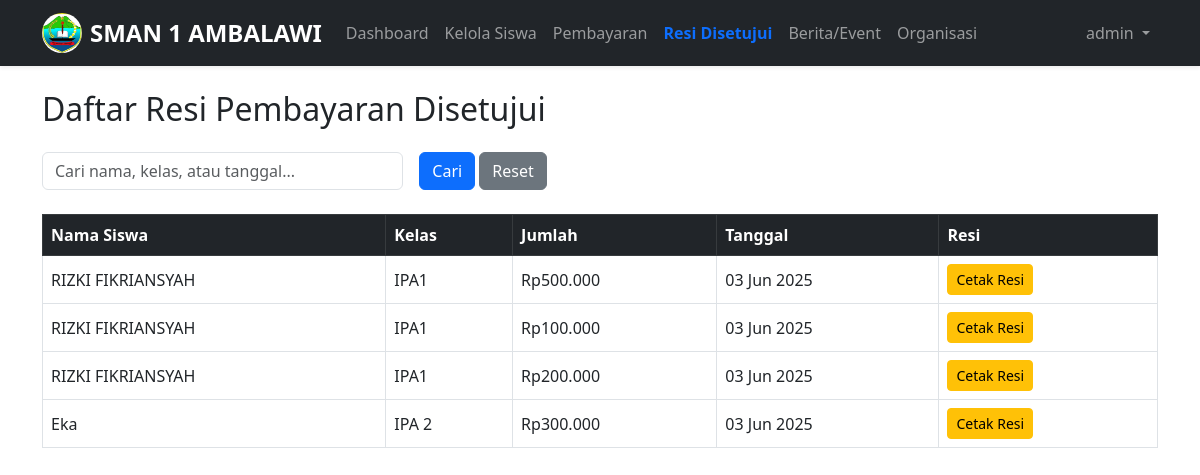
Page /admin/daftar_resi.php (signed in) on the earlier database version.
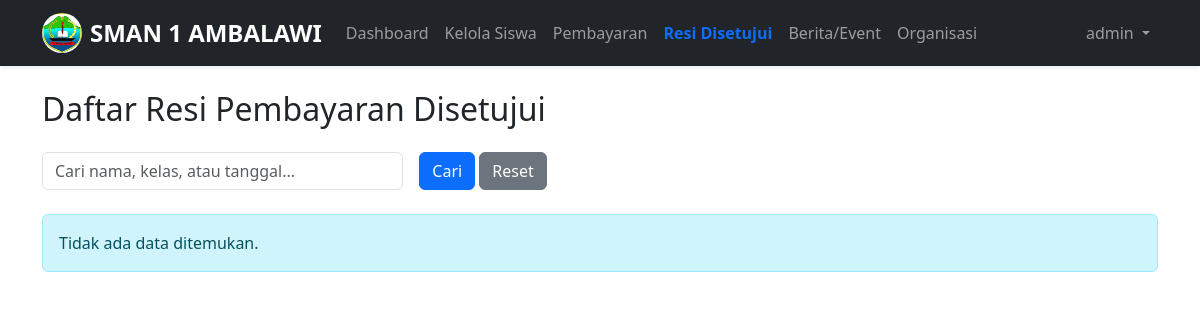
Same page on the later database version.
### tables this page shows
CREATE TABLE `pembayaran` (
  `id` int(11) NOT NULL,
  `siswa_id` int(11) NOT NULL,
  `semester` varchar(20) DEFAULT NULL,
  `jumlah` double NOT NULL,
  `tanggal_pembayaran` date NOT NULL,
  `bukti_resi` varchar(255) NOT NULL,
  `status` enum('menunggu','disetujui','ditolak') DEFAULT 'menunggu'
);

CREATE TABLE `siswa` (
  `id` int(11) NOT NULL,
  `user_id` int(11) NOT NULL,
  `nis` varchar(20) NOT NULL,
  `nama` varchar(100) NOT NULL,
  `kelas` varchar(50) NOT NULL,
  `alamat` text DEFAULT NULL
);

### admin/daftar_resi.php (the view, shortened to what this page needs)
<?php
require_once '../db.php';
$keyword = isset($_GET['keyword']) ? trim($_GET['keyword']) : '';
$query = "SELECT p.*, s.nama, s.kelas FROM pembayaran p
          JOIN siswa s ON p.siswa_id = s.id
          WHERE p.status = 'disetujui'";
$query .= " ORDER BY p.tanggal_pembayaran DESC";
if ($stmt = $conn->prepare($query)) {
  $stmt->execute();
  $result = $stmt->get_result();
} else {
  die("Query error: " . $conn->error);
}
function isActive($filename) {
  return basename($_SERVER['PHP_SELF']) === $filename ? 'active' : '';
}
function formatTanggal($date) {
  return date('d M Y', strtotime($date));
}
?>
<!DOCTYPE html>
<html lang="en">
<head>
  <link href="https://cdn.jsdelivr.net/npm/bootstrap@5.3.0/dist/css/bootstrap.min.css" rel="stylesheet" />
</head>
<body>
<nav class="navbar navbar-expand-lg navbar-dark bg-dark shadow-sm">
  <div class="container">
    <a class="navbar-brand fw-bold d-flex align-items-center" href="#">
      <img src="../img/logo.jpeg" alt="Logo Sekolah" width="40" height="40" class="me-2 rounded-circle" />
      SMAN 1 AMBALAWI
    </a>
    <div class="collapse navbar-collapse" id="navbarAdmin">
      <ul class="navbar-nav me-auto mb-2 mb-lg-0">
        <li class="nav-item">
          <a class="nav-link <?= isActive('dashboard.php') ?>" href="dashboard.php">Dashboard</a>
        </li>
        <li class="nav-item">
          <a class="nav-link <?= isActive('kelola_siswa.php') ?>" href="kelola_siswa.php">Kelola Siswa</a>
        </li>
        <li class="nav-item">
          <a class="nav-link <?= isActive('verifikasi_pembayaran.php') ?>" href="verifikasi_pembayaran.php">Pembayaran</a>
        </li>
        <li class="nav-item">
          <a class="nav-link <?= isActive('daftar_resi.php') ?>" href="daftar_resi.php">Resi Disetujui</a>
        </li>
        <li class="nav-item">
          <a class="nav-link <?= isActive('kelola_berita.php') ?>" href="kelola_berita.php">Berita/Event</a>
        </li>
                <li class="nav-item">
          <a class="nav-link <?= isActive('kelola_organisasi.php') ?>" href="kelola_organisasi.php">Organisasi</a>
        </li>
      </ul>
      <ul class="navbar-nav ms-auto">
        <li class="nav-item dropdown">
          <a class="nav-link dropdown-toggle" href="#" id="adminDropdown" role="button" data-bs-toggle="dropdown" aria-expanded="false">
            <?= htmlspecialchars($_SESSION['user']['username']) ?>
          </a>
        </li>
      </ul>
    </div>
  </div>
</nav>
<div class="container mt-4">
  <h2 class="mb-4">Daftar Resi Pembayaran Disetujui</h2>
  <form class="row g-3 mb-4" method="GET">
    <div class="col-md-4">
      <input type="text" name="keyword" class="form-control" placeholder="Cari nama, kelas, atau tanggal..." value="<?= htmlspecialchars($keyword) ?>">
    </div>
    <div class="col-md-auto">
      <button type="submit" class="btn btn-primary">Cari</button>
      <a href="daftar_resi.php" class="btn btn-secondary">Reset</a>
    </div>
  </form>
  <?php if ($result && $result->num_rows > 0): ?>
    <div class="table-responsive">
      <table class="table table-bordered table-hover align-middle">
        <thead class="table-dark">
          <tr>
            <th>Nama Siswa</th>
            <th>Kelas</th>
            <th>Jumlah</th>
            <th>Tanggal</th>
            <th>Resi</th>
          </tr>
        </thead>
        <tbody>
          <?php while($row = $result->fetch_assoc()): ?>
          <tr>
            <td><?= htmlspecialchars($row['nama']) ?></td>
            <td><?= htmlspecialchars($row['kelas']) ?></td>
            <td>Rp<?= number_format($row['jumlah'], 0, ',', '.') ?></td>
            <td><?= formatTanggal($row['tanggal_pembayaran']) ?></td>
            <td>
              <a href="cetak_resi.php?id=<?= (int)$row['id'] ?>" class="btn btn-warning btn-sm" target="_blank">Cetak Resi</a>
            </td>
          </tr>
          <?php endwhile; ?>
        </tbody>
      </table>
    </div>
  <?php else: ?>
    <div class="alert alert-info">Tidak ada data ditemukan<?= $keyword ? " untuk kata kunci: <strong>" . htmlspecialchars($keyword) . "</strong>" : "" ?>.</div>
  <?php endif; ?>
</div>
</body>
</html>

Differences in the rows shown:
removed pembayaran: siswa.nama "RIZKI FIKRIANSYAH", siswa.kelas "IPA1", jumlah "500.000", tanggal_pembayaran "03 Jun 2025"
removed pembayaran: siswa.nama "RIZKI FIKRIANSYAH", siswa.kelas "IPA1", jumlah "100.000", tanggal_pembayaran "03 Jun 2025"
removed pembayaran: siswa.nama "RIZKI FIKRIANSYAH", siswa.kelas "IPA1", jumlah "200.000", tanggal_pembayaran "03 Jun 2025"
removed pembayaran: siswa.nama "Eka", siswa.kelas "IPA 2", jumlah "300.000", tanggal_pembayaran "03 Jun 2025"
Other differences:
text no longer shown: "Nama Siswa Kelas Jumlah Tanggal Resi"
text now shown: "Tidak ada data ditemukan ."
